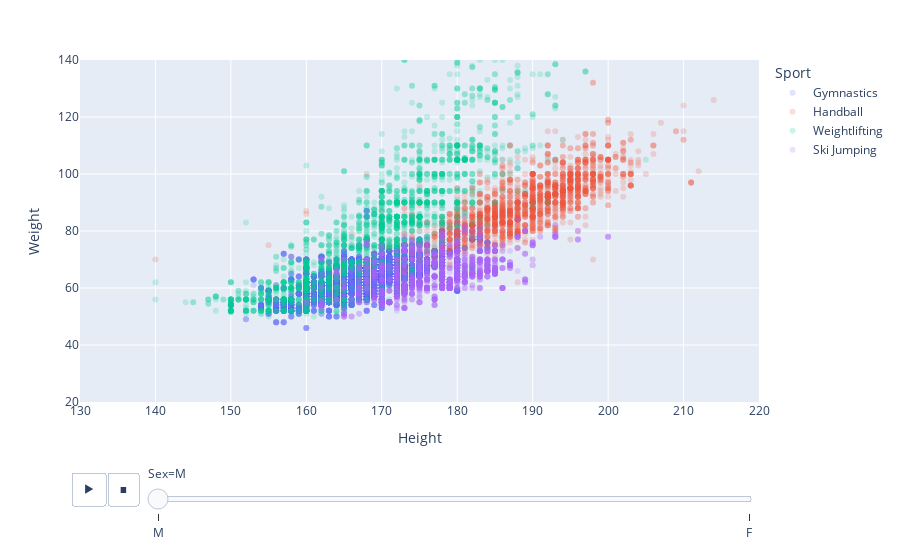

The code cell stored with this chart in its notebook:
### Code cell
df_gymn=df[df["Sport"].isin(["Gymnastics", "Handball", "Weightlifting", "Ski Jumping"])]

fig = px.scatter(df_gymn, x="Height", range_x=[130,220], y="Weight", range_y=[20,140], animation_frame="Sex", color="Sport", opacity=.2)
fig.show()

### Figure 1 — Plotly figure (JSON) as saved in the notebook; plotly's stock layout.template omitted (floating-point values rounded to 4 significant figures; data arrays with more than 128 entries replaced by an {"elided": "..."} marker saying what was removed)
{"data": [{"hovertemplate": "Sport=Gymnastics<br>Sex=M<br>Height=%{x}<br>Weight=%{y}<extra></extra>", "legendgroup": "Gymnastics", "marker": {"color": "#636efa", "opacity": 0.2, "symbol": "circle"}, "mode": "markers", "name": "Gymnastics", "orientation": "v", "showlegend": true, "type": "scatter", "x": {"elided": "17578 int values"}, "xaxis": "x", "y": {"elided": "17578 float values"}, "yaxis": "y"}, {"hovertemplate": "Sport=Handball<br>Sex=M<br>Height=%{x}<br>Weight=%{y}<extra></extra>", "legendgroup": "Handball", "marker": {"color": "#EF553B", "opacity": 0.2, "symbol": "circle"}, "mode": "markers", "name": "Handball", "orientation": "v", "showlegend": true, "type": "scatter", "x": {"elided": "2264 int values"}, "xaxis": "x", "y": {"elided": "2264 int values"}, "yaxis": "y"}, {"hovertemplate": "Sport=Weightlifting<br>Sex=M<br>Height=%{x}<br>Weight=%{y}<extra></extra>", "legendgroup": "Weightlifting", "marker": {"color": "#00cc96", "opacity": 0.2, "symbol": "circle"}, "mode": "markers", "name": "Weightlifting", "orientation": "v", "showlegend": true, "type": "scatter", "x": {"elided": "3474 int values"}, "xaxis": "x", "y": {"elided": "3474 float values"}, "yaxis": "y"}, {"hovertemplate": "Sport=Ski Jumping<br>Sex=M<br>Height=%{x}<br>Weight=%{y}<extra></extra>", "legendgroup": "Ski Jumping", "marker": {"color": "#ab63fa", "opacity": 0.2, "symbol": "circle"}, "mode": "markers", "name": "Ski Jumping", "orientation": "v", "showlegend": true, "type": "scatter", "x": {"elided": "2371 int values"}, "xaxis": "x", "y": {"elided": "2371 float values"}, "yaxis": "y"}], "layout": {"legend": {"title": {"text": "Sport"}, "tracegroupgap": 0}, "margin": {"t": 60}, "sliders": [{"active": 0, "currentvalue": {"prefix": "Sex="}, "len": 0.9, "pad": {"b": 10, "t": 60}, "steps": [{"args": [["M"], {"frame": {"duration": 0, "redraw": false}, "fromcurrent": true, "mode": "immediate", "transition": {"duration": 0, "easing": "linear"}}], "label": "M", "method": "animate"}, {"args": [["F"], {"frame": {"duration": 0, "redraw": false}, "fromcurrent": true, "mode": "immediate", "transition": {"duration": 0, "easing": "linear"}}], "label": "F", "method": "animate"}], "x": 0.1, "xanchor": "left", "y": 0, "yanchor": "top"}], "updatemenus": [{"buttons": [{"args": [null, {"frame": {"duration": 500, "redraw": false}, "fromcurrent": true, "mode": "immediate", "transition": {"duration": 500, "easing": "linear"}}], "label": "&#9654;", "method": "animate"}, {"args": [[null], {"frame": {"duration": 0, "redraw": false}, "fromcurrent": true, "mode": "immediate", "transition": {"duration": 0, "easing": "linear"}}], "label": "&#9724;", "method": "animate"}], "direction": "left", "pad": {"r": 10, "t": 70}, "showactive": false, "type": "buttons", "x": 0.1, "xanchor": "right", "y": 0, "yanchor": "top"}], "xaxis": {"anchor": "y", "domain": [0, 1], "range": [130, 220], "title": {"text": "Height"}}, "yaxis": {"anchor": "x", "domain": [0, 1], "range": [20, 140], "title": {"text": "Weight"}}}}
